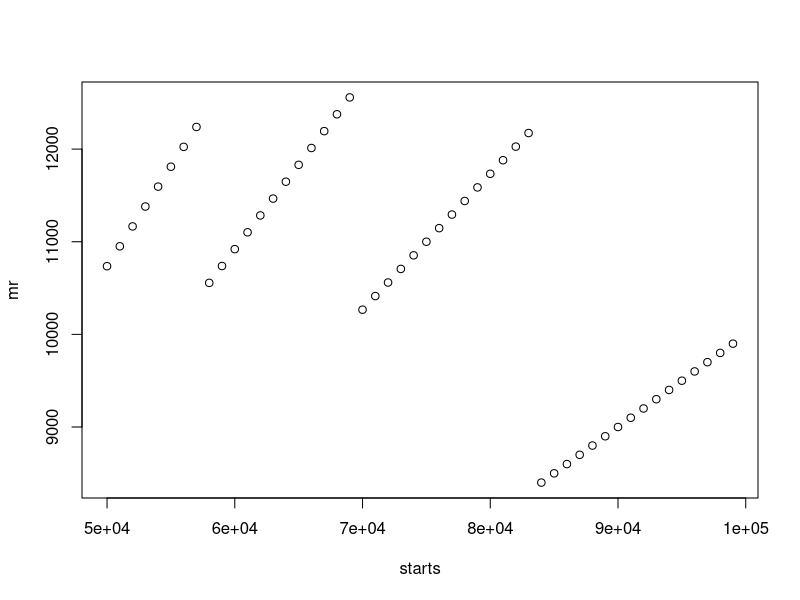

Write the R code that produced this figure.
library(dplyr)

##optimising reward saver

month_return <- function(start,rate){
  bal = start
  months = 0
  while(bal<100000){
    bal = bal*(rate/100+1)
    months = months +1
  }
  months = months + 1
  gains = bal - start
  mr = gains/months
  return(mr)
}

starts <- seq(50000,99000,1000)

mr <- c()
for(i in 1:length(starts)){
  mr <- c(mr,month_return(starts[i],20))
}

plot(starts,mr)

starts[which(mr==max(mr))]